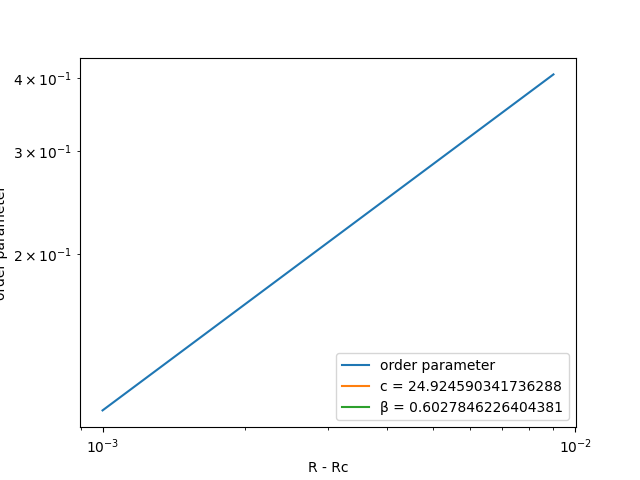

Reproduce this figure in Python.
# 相転移の指数を見積もる

from random import random
import numpy as np
import matplotlib.pyplot as plt
import matplotlib.animation as anime
from matplotlib import rc

N = 0
IMPACT_RADIUS = 0.07
V0 = 0.05
NOISE = 0.01

# TODO: Rcをどうやって決めるか
Rc = 0.035

fig, ax = plt.subplots() # figオブジェクトの作成

# x 軸のラベルを設定する。
ax.set_xlabel("R - Rc")
# y 軸のラベルを設定する。
ax.set_ylabel("order parameter")

# 両対数グラフにする
ax.set_yscale('log')
ax.set_xscale('log')

time_limit = 300
progress = 0
RADIUSES = []
ORDER_PARAMETERS = []

def exponent_func (c, b, r):
    return (c * r)** b

N = 900
xy_lim = (1.0 * N / 300) ** 0.5
x = np.random.rand(N, 2) * 2 - 1
v = (np.random.rand(N, 2) * 2 - 1 ) * V0
dv_impact = np.empty((N,2))
dv_boundary = np.empty((N,2))

for r in range(1,10):
    IMPACT_RADIUS = r * 0.001 + Rc
    print('r:',r)
    order_parameter = 0.0


    for time in range(time_limit):
        for i in range(N):
            x_this = x[i]
            v_this = v[i]
            # それ以外の個体の位置と速度の配列
            x_that = np.delete(x, i, axis=0)
            v_that = np.delete(v, i, axis=0)
            # 粒子間の距離を求める
            distance = np.linalg.norm(x_that - x_this, axis=1)
            angle = np.arccos(np.dot(v_this, (x_that-x_this).T) / (np.linalg.norm(v_this) * np.linalg.norm((x_that-x_this), axis=1)))
            # 影響範囲内に存在する粒子（の速度）を取り出す
            impact_v = v_that[(distance < IMPACT_RADIUS)]
            # 粒子iの速度の変化量を計算
            random_array = np.array([np.random.normal(),np.random.normal()])
            dv_impact[i] = np.average(impact_v, axis=0) + random_array * NOISE if (len(impact_v) > 0) else random_array
            dv_impact[i] /= np.linalg.norm(dv_impact[i], ord=2)
            dv_impact[i] *= V0 

        v += dv_impact
        # 速度を一定にする
        for i in range(N):
            v_abs = np.linalg.norm(v[i])
            if (v_abs != V0):
                v[i] = V0 * v[i] / v_abs
            
        # 位置のアップデート
        x += v

        # 範囲から飛び出した粒子の処理
        for i in range(N):
            # 左右上下
            if abs(x[i][0]) >= xy_lim and abs(x[i][1]) >= xy_lim:
                if x[i][0] <= -xy_lim and x[i][1] <= -xy_lim:
                    x[i] += 2 * xy_lim
                elif x[i][0] >= xy_lim and x[i][1] >= xy_lim:
                    x[i] -= 2 * xy_lim
                elif x[i][0] <= -xy_lim and x[i][1] >= xy_lim:
                    x[i][0] += 2 * xy_lim
                    x[i][1] -= 2 * xy_lim
                else:
                    x[i][0] -= 2 * xy_lim
                    x[i][1] += 2 * xy_lim

            # 上下 
            if abs(x[i][1]) >= xy_lim and abs(x[i][0]) <= xy_lim:
                if x[i][1] >= xy_lim:
                    x[i][1] -= 2 * xy_lim
                else:
                    x[i][1] += 2 * xy_lim
            # 左右
            if abs(x[i][0]) >= xy_lim and abs(x[i][1]) <= xy_lim:
                if x[i][0] >= xy_lim:
                    x[i][0] -= 2 * xy_lim
                else:
                    x[i][0] += 2 * xy_lim

    # 十分に衝突させた後にorder parameterを計算する 
    if time == time_limit - 1:
        for vi in v:
            order_parameter += vi
        order_parameter = np.linalg.norm(order_parameter, ord=2) / (N * V0)
        plt.scatter(IMPACT_RADIUS - Rc, order_parameter, c='blue')
        RADIUSES.append(IMPACT_RADIUS - Rc)
        ORDER_PARAMETERS.append(order_parameter)

c, b = np.polyfit(RADIUSES, ORDER_PARAMETERS, 1)
for p in range(len(ORDER_PARAMETERS)):
    ORDER_PARAMETERS[p] = exponent_func(c, b, RADIUSES[p])

plt.plot(RADIUSES, ORDER_PARAMETERS, label="order parameter")
plt.plot([], [], label="c = {}".format(c))
plt.plot([], [], label="β = {}".format(b))

ax.legend(loc='lower right')
plt.show()
plt.savefig("exponent.png")
